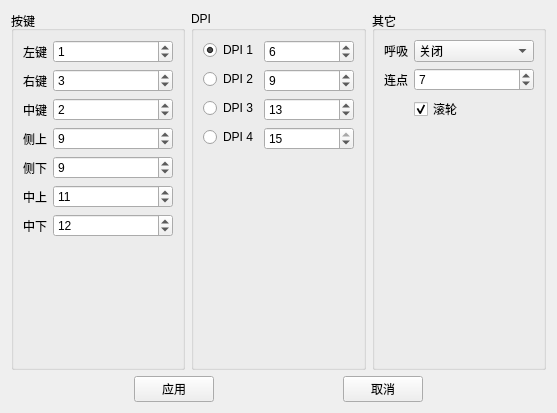
<?xml version="1.0" encoding="UTF-8"?>
<ui version="4.0">
 <class>MainWindow</class>
 <widget class="QWidget" name="MainWindow">
  <property name="geometry">
   <rect>
    <x>0</x>
    <y>0</y>
    <width>557</width>
    <height>413</height>
   </rect>
  </property>
  <property name="windowTitle">
   <string>HP G160 GAMING MOUSE</string>
  </property>
  <layout class="QVBoxLayout" name="main_layout">
   <item>
    <layout class="QHBoxLayout" name="config_layout">
     <item>
      <widget class="QGroupBox" name="keys_box">
       <property name="title">
        <string>按键</string>
       </property>
       <layout class="QFormLayout" name="formLayout">
        <item row="0" column="0">
         <widget class="QLabel" name="left_label">
          <property name="text">
           <string>左键</string>
          </property>
         </widget>
        </item>
        <item row="0" column="1">
         <widget class="QSpinBox" name="left_spin">
          <property name="maximum">
           <number>255</number>
          </property>
          <property name="value">
           <number>1</number>
          </property>
         </widget>
        </item>
        <item row="1" column="0">
         <widget class="QLabel" name="right_label">
          <property name="text">
           <string>右键</string>
          </property>
         </widget>
        </item>
        <item row="1" column="1">
         <widget class="QSpinBox" name="right_spin">
          <property name="maximum">
           <number>255</number>
          </property>
          <property name="value">
           <number>3</number>
          </property>
         </widget>
        </item>
        <item row="2" column="0">
         <widget class="QLabel" name="middle_label">
          <property name="text">
           <string>中键</string>
          </property>
         </widget>
        </item>
        <item row="2" column="1">
         <widget class="QSpinBox" name="middle_spin">
          <property name="maximum">
           <number>255</number>
          </property>
          <property name="value">
           <number>2</number>
          </property>
         </widget>
        </item>
        <item row="3" column="0">
         <widget class="QLabel" name="side_up_label">
          <property name="text">
           <string>侧上</string>
          </property>
         </widget>
        </item>
        <item row="3" column="1">
         <widget class="QSpinBox" name="side_up_spin">
          <property name="maximum">
           <number>255</number>
          </property>
          <property name="value">
           <number>9</number>
          </property>
         </widget>
        </item>
        <item row="4" column="0">
         <widget class="QLabel" name="side_down_label">
          <property name="text">
           <string>侧下</string>
          </property>
         </widget>
        </item>
        <item row="4" column="1">
         <widget class="QSpinBox" name="side_down_spin">
          <property name="maximum">
           <number>255</number>
          </property>
          <property name="value">
           <number>9</number>
          </property>
         </widget>
        </item>
        <item row="5" column="0">
         <widget class="QLabel" name="mid_up_label">
          <property name="text">
           <string>中上</string>
          </property>
         </widget>
        </item>
        <item row="5" column="1">
         <widget class="QSpinBox" name="mid_up_spin">
          <property name="maximum">
           <number>255</number>
          </property>
          <property name="value">
           <number>11</number>
          </property>
         </widget>
        </item>
        <item row="6" column="0">
         <widget class="QLabel" name="mid_down_label">
          <property name="text">
           <string>中下</string>
          </property>
         </widget>
        </item>
        <item row="6" column="1">
         <widget class="QSpinBox" name="mid_down_spin">
          <property name="maximum">
           <number>255</number>
          </property>
          <property name="value">
           <number>12</number>
          </property>
         </widget>
        </item>
       </layout>
      </widget>
     </item>
     <item>
      <widget class="QGroupBox" name="dpi_box">
       <property name="title">
        <string>DPI</string>
       </property>
       <layout class="QFormLayout" name="formLayout_3">
        <item row="0" column="0">
         <widget class="QRadioButton" name="dpi_1_radio">
          <property name="text">
           <string>DPI 1</string>
          </property>
          <property name="checked">
           <bool>true</bool>
          </property>
         </widget>
        </item>
        <item row="0" column="1">
         <widget class="QSpinBox" name="dpi_1_spin">
          <property name="maximum">
           <number>15</number>
          </property>
          <property name="value">
           <number>6</number>
          </property>
         </widget>
        </item>
        <item row="1" column="0">
         <widget class="QRadioButton" name="dpi_2_radio">
          <property name="text">
           <string>DPI 2</string>
          </property>
         </widget>
        </item>
        <item row="1" column="1">
         <widget class="QSpinBox" name="dpi_2_spin">
          <property name="maximum">
           <number>15</number>
          </property>
          <property name="value">
           <number>9</number>
          </property>
         </widget>
        </item>
        <item row="2" column="0">
         <widget class="QRadioButton" name="dpi_3_radio">
          <property name="text">
           <string>DPI 3</string>
          </property>
         </widget>
        </item>
        <item row="3" column="0">
         <widget class="QRadioButton" name="dpi_4_radio">
          <property name="text">
           <string>DPI 4</string>
          </property>
         </widget>
        </item>
        <item row="2" column="1">
         <widget class="QSpinBox" name="dpi_3_spin">
          <property name="maximum">
           <number>15</number>
          </property>
          <property name="value">
           <number>13</number>
          </property>
         </widget>
        </item>
        <item row="3" column="1">
         <widget class="QSpinBox" name="dpi_4_spin">
          <property name="maximum">
           <number>15</number>
          </property>
          <property name="value">
           <number>15</number>
          </property>
         </widget>
        </item>
       </layout>
      </widget>
     </item>
     <item>
      <widget class="QGroupBox" name="other_box">
       <property name="title">
        <string>其它</string>
       </property>
       <layout class="QFormLayout" name="formLayout_2">
        <item row="0" column="0">
         <widget class="QLabel" name="breath_label">
          <property name="text">
           <string>呼吸</string>
          </property>
         </widget>
        </item>
        <item row="0" column="1">
         <widget class="QComboBox" name="breath_combo">
          <property name="currentIndex">
           <number>3</number>
          </property>
          <item>
           <property name="text">
            <string>慢速</string>
           </property>
          </item>
          <item>
           <property name="text">
            <string>快速</string>
           </property>
          </item>
          <item>
           <property name="text">
            <string>固定</string>
           </property>
          </item>
          <item>
           <property name="text">
            <string>关闭</string>
           </property>
          </item>
         </widget>
        </item>
        <item row="1" column="0">
         <widget class="QLabel" name="click_speed_label">
          <property name="text">
           <string>连点</string>
          </property>
         </widget>
        </item>
        <item row="1" column="1">
         <widget class="QSpinBox" name="clisk_speed_spin">
          <property name="toolTip">
           <string>&lt;html&gt;&lt;head/&gt;&lt;body&gt;&lt;p&gt;单位: 10ms&lt;/p&gt;&lt;/body&gt;&lt;/html&gt;</string>
          </property>
          <property name="maximum">
           <number>255</number>
          </property>
          <property name="value">
           <number>7</number>
          </property>
         </widget>
        </item>
        <item row="2" column="1">
         <widget class="QCheckBox" name="scroll_check">
          <property name="text">
           <string>滚轮</string>
          </property>
          <property name="checked">
           <bool>true</bool>
          </property>
         </widget>
        </item>
       </layout>
      </widget>
     </item>
    </layout>
   </item>
   <item>
    <layout class="QHBoxLayout" name="button_layout">
     <item>
      <widget class="QPushButton" name="apply_buton">
       <property name="sizePolicy">
        <sizepolicy hsizetype="Fixed" vsizetype="Fixed">
         <horstretch>0</horstretch>
         <verstretch>0</verstretch>
        </sizepolicy>
       </property>
       <property name="text">
        <string>应用</string>
       </property>
       <property name="autoDefault">
        <bool>true</bool>
       </property>
      </widget>
     </item>
     <item>
      <widget class="QPushButton" name="cancel_button">
       <property name="sizePolicy">
        <sizepolicy hsizetype="Fixed" vsizetype="Fixed">
         <horstretch>0</horstretch>
         <verstretch>0</verstretch>
        </sizepolicy>
       </property>
       <property name="text">
        <string>取消</string>
       </property>
       <property name="autoDefault">
        <bool>false</bool>
       </property>
      </widget>
     </item>
    </layout>
   </item>
  </layout>
 </widget>
 <resources/>
 <connections>
  <connection>
   <sender>cancel_button</sender>
   <signal>clicked()</signal>
   <receiver>MainWindow</receiver>
   <slot>close()</slot>
   <hints>
    <hint type="sourcelabel">
     <x>173</x>
     <y>164</y>
    </hint>
    <hint type="destinationlabel">
     <x>119</x>
     <y>96</y>
    </hint>
   </hints>
  </connection>
 </connections>
</ui>
